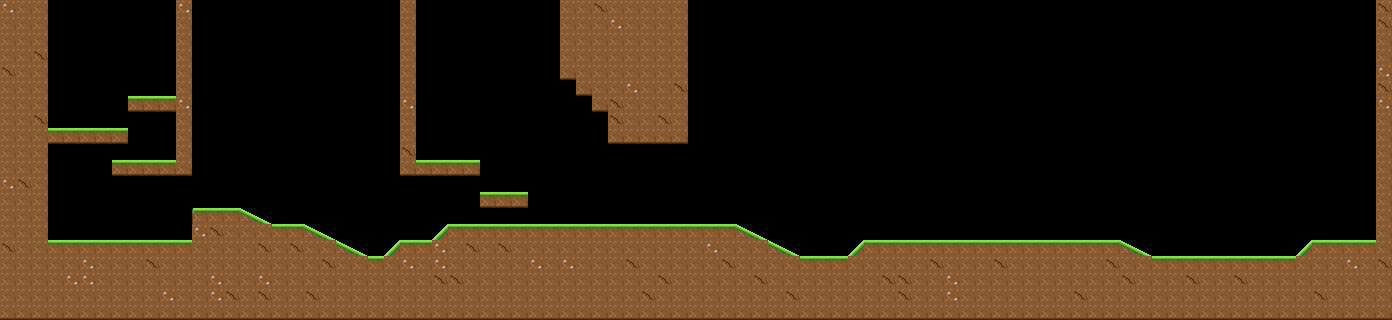

The image is a tile-based game level rendered from a .tmx file. Its description and complete source (layers, tilesets, objects, tile grids) follow:
An orthogonal 87x20 tile map with 16x16 px tiles, 1 tile layer (ground), 2 tilesets and 47 objects (24x gem, 5x door, spawn, switch, egg, ...).

<map version="1.10" orientation="orthogonal" renderorder="right-down" width="87" height="20" tilewidth="16" tileheight="16" infinite="0" nextlayerid="3" nextobjectid="48">
 <properties>
  <property name="title" value="Misty Morning" />
  <property name="music" value="forest" />
  <property name="par" type="int" value="35" />
 </properties>
 <tileset firstgid="1" source="../gen/forest.tsx" />
 <tileset firstgid="101" source="../gen/deco.tsx" />
 <layer id="1" name="ground" width="87" height="20">
  <data encoding="csv">
6,5,5,0,0,0,0,0,0,0,0,6,0,0,0,0,0,0,0,0,0,0,0,0,0,5,0,0,0,0,0,0,0,0,0,5,5,8,5,5,5,5,5,0,0,0,0,0,0,0,0,0,0,0,0,0,0,0,0,0,0,0,0,0,0,0,0,0,0,0,0,0,0,0,0,0,0,0,0,0,0,0,0,0,0,0,8,
5,5,5,0,0,0,0,0,0,0,0,5,0,0,0,0,0,0,0,0,0,0,0,0,0,5,0,0,0,0,0,0,0,0,0,5,5,5,6,5,5,5,5,0,0,0,0,0,0,0,0,0,0,0,0,0,0,0,0,0,0,0,0,0,0,0,0,0,0,0,0,0,0,0,0,0,0,0,0,0,0,0,0,0,0,0,8,
5,5,5,0,0,0,0,0,0,0,0,5,0,0,0,0,0,0,0,0,0,0,0,0,0,5,0,0,0,0,0,0,0,0,0,5,5,5,5,5,5,5,5,0,0,0,0,0,0,0,0,0,0,0,0,0,0,0,0,0,0,0,0,0,0,0,0,0,0,0,0,0,0,0,0,0,0,0,0,0,0,0,0,0,0,0,5,
5,5,8,0,0,0,0,0,0,0,0,5,0,0,0,0,0,0,0,0,0,0,0,0,0,5,0,0,0,0,0,0,0,0,0,5,5,5,5,5,5,5,5,0,0,0,0,0,0,0,0,0,0,0,0,0,0,0,0,0,0,0,0,0,0,0,0,0,0,0,0,0,0,0,0,0,0,0,0,0,0,0,0,0,0,0,5,
8,5,5,0,0,0,0,0,0,0,0,5,0,0,0,0,0,0,0,0,0,0,0,0,0,5,0,0,0,0,0,0,0,0,0,7,5,5,5,5,5,5,5,0,0,0,0,0,0,0,0,0,0,0,0,0,0,0,0,0,0,0,0,0,0,0,0,0,0,0,0,0,0,0,0,0,0,0,0,0,0,0,0,0,0,0,6,
5,5,5,0,0,0,0,0,0,0,0,5,0,0,0,0,0,0,0,0,0,0,0,0,0,5,0,0,0,0,0,0,0,0,0,0,7,5,5,6,5,5,8,0,0,0,0,0,0,0,0,0,0,0,0,0,0,0,0,0,0,0,0,0,0,0,0,0,0,0,0,0,0,0,0,0,0,0,0,0,0,0,0,0,0,0,8,
5,5,5,0,0,0,0,0,4,4,4,6,0,0,0,0,0,0,0,0,0,0,0,0,0,6,0,0,0,0,0,0,0,0,0,0,0,7,8,5,5,5,5,0,0,0,0,0,0,0,0,0,0,0,0,0,0,0,0,0,0,0,0,0,0,0,0,0,0,0,0,0,0,0,0,0,0,0,0,0,0,0,0,0,0,0,6,
5,5,8,0,0,0,0,0,0,0,0,5,0,0,0,0,0,0,0,0,0,0,0,0,0,5,0,0,0,0,0,0,0,0,0,0,0,0,8,5,5,8,5,0,0,0,0,0,0,0,0,0,0,0,0,0,0,0,0,0,0,0,0,0,0,0,0,0,0,0,0,0,0,0,0,0,0,0,0,0,0,0,0,0,0,0,5,
5,5,5,4,4,4,4,4,0,0,0,5,0,0,0,0,0,0,0,0,0,0,0,0,0,5,0,0,0,0,0,0,0,0,0,0,0,0,7,7,7,7,7,0,0,0,0,0,0,0,0,0,0,0,0,0,0,0,0,0,0,0,0,0,0,0,0,0,0,0,0,0,0,0,0,0,0,0,0,0,0,0,0,0,0,0,5,
5,5,5,0,0,0,0,0,0,0,0,5,0,0,0,0,0,0,0,0,0,0,0,0,0,8,0,0,0,0,0,0,0,0,0,0,0,0,0,0,0,0,0,0,0,0,0,0,0,0,0,0,0,0,0,0,0,0,0,0,0,0,0,0,0,0,0,0,0,0,0,0,0,0,0,0,0,0,0,0,0,0,0,0,0,0,5,
5,5,5,0,0,0,0,4,4,4,4,7,0,0,0,0,0,0,0,0,0,0,0,0,0,7,4,4,4,4,0,0,0,0,0,0,0,0,0,0,0,0,0,0,0,0,0,0,0,0,0,0,0,0,0,0,0,0,0,0,0,0,0,0,0,0,0,0,0,0,0,0,0,0,0,0,0,0,0,0,0,0,0,0,0,0,5,
6,8,5,0,0,0,0,0,0,0,0,0,0,0,0,0,0,0,0,0,0,0,0,0,0,0,0,0,0,0,0,0,0,0,0,0,0,0,0,0,0,0,0,0,0,0,0,0,0,0,0,0,0,0,0,0,0,0,0,0,0,0,0,0,0,0,0,0,0,0,0,0,0,0,0,0,0,0,0,0,0,0,0,0,0,0,5,
5,5,5,0,0,0,0,0,0,0,0,0,0,0,0,0,0,0,0,0,0,0,0,0,0,0,0,0,0,0,4,4,4,0,0,0,0,0,0,0,0,0,0,0,0,0,0,0,0,0,0,0,0,0,0,0,0,0,0,0,0,0,0,0,0,0,0,0,0,0,0,0,0,0,0,0,0,0,0,0,0,0,0,0,0,0,5,
5,5,5,0,0,0,0,0,0,0,0,0,2,1,1,13,14,0,0,0,0,0,0,0,0,0,0,0,0,0,0,0,0,0,0,0,0,0,0,0,0,0,0,0,0,0,0,0,0,0,0,0,0,0,0,0,0,0,0,0,0,0,0,0,0,0,0,0,0,0,0,0,0,0,0,0,0,0,0,0,0,0,0,0,0,0,5,
5,5,5,0,0,0,0,0,0,0,0,0,6,8,5,5,5,1,1,13,14,0,0,0,0,0,0,9,1,1,1,1,1,1,1,1,1,1,1,1,1,1,1,1,1,1,13,14,0,0,0,0,0,0,0,0,0,0,0,0,0,0,0,0,0,0,0,0,0,0,0,0,0,0,0,0,0,0,0,0,0,0,0,0,0,0,5,
8,5,5,1,1,1,1,1,1,1,1,1,5,5,5,5,8,5,8,5,5,13,14,0,9,1,1,6,5,8,5,8,5,5,5,5,5,5,5,5,5,5,5,5,6,5,5,5,13,14,0,0,0,9,1,1,1,1,1,1,1,1,1,1,1,1,1,1,1,1,13,14,0,0,0,0,0,0,0,0,0,9,1,1,1,1,5,
5,5,5,5,5,6,5,5,5,8,5,5,5,5,5,5,5,5,5,5,8,5,5,1,5,6,5,6,5,5,5,5,5,6,5,6,5,5,5,8,5,5,5,5,5,8,5,5,5,5,1,1,1,5,5,5,5,5,8,5,5,5,8,5,5,5,5,5,5,8,5,5,1,1,1,1,1,1,1,1,1,5,5,5,6,5,8,
5,5,5,5,6,6,5,5,5,5,5,5,5,6,5,5,6,5,5,5,5,5,5,5,5,5,5,8,8,5,5,5,5,5,5,5,5,5,5,5,5,8,5,5,5,5,5,8,5,5,5,5,5,5,5,8,8,5,5,6,5,5,5,5,5,5,5,5,5,5,8,5,5,5,8,5,5,8,5,5,5,5,5,5,5,5,5,
5,5,5,5,5,5,5,5,5,5,6,5,5,6,8,5,8,5,5,8,5,5,5,5,5,5,5,5,5,5,5,5,5,5,5,5,5,5,5,5,8,5,5,5,5,5,5,5,5,8,5,5,5,5,5,5,8,5,5,6,5,5,5,5,5,5,5,8,5,5,5,5,5,5,5,5,5,5,5,5,5,5,8,5,5,5,5,
7,7,7,7,7,7,7,7,7,7,7,7,7,7,7,7,7,7,7,7,7,7,7,7,7,7,7,7,7,7,7,7,7,7,7,7,7,7,7,7,7,7,7,7,7,7,7,7,7,7,7,7,7,7,7,7,7,7,7,7,7,7,7,7,7,7,7,7,7,7,7,7,7,7,7,7,7,7,7,7,7,7,7,7,7,7,7
</data>
 </layer>
 <objectgroup id="2" name="objects">
  <object id="1" name="spawn" type="spawn" x="152" y="96">
   <point />
  </object>
  <object id="2" name="gem" type="gem" x="64" y="112" width="16" height="16" />
  <object id="3" name="switch" type="switch" x="432" y="144" width="16" height="16">
   <properties>
    <property name="target" value="gate" />
   </properties>
  </object>
  <object id="4" name="gem" type="gem" x="448" y="144" width="16" height="16" />
  <object id="5" name="gate" type="door" x="640" y="144" width="16" height="16" />
  <object id="6" name="egg" type="egg" x="1008" y="144" width="16" height="16" />
  <object id="7" name="gem" type="gem" x="368" y="160" width="16" height="16" />
  <object id="8" name="gate" type="door" x="640" y="160" width="16" height="16" />
  <object id="9" name="gem" type="gem" x="192" y="176" width="16" height="16" />
  <object id="10" name="gem" type="gem" x="224" y="176" width="16" height="16" />
  <object id="11" name="gem" type="gem" x="352" y="176" width="16" height="16" />
  <object id="12" name="gem" type="gem" x="384" y="176" width="16" height="16" />
  <object id="13" name="gem" type="gem" x="448" y="176" width="16" height="16" />
  <object id="14" name="gem" type="gem" x="496" y="176" width="16" height="16" />
  <object id="15" name="gate" type="door" x="640" y="176" width="16" height="16" />
  <object id="16" name="gate" type="door" x="640" y="192" width="16" height="16" />
  <object id="17" name="gem" type="gem" x="976" y="192" width="16" height="16" />
  <object id="18" name="gem" type="gem" x="272" y="208" width="16" height="16" />
  <object id="19" name="gem" type="gem" x="448" y="208" width="16" height="16" />
  <object id="20" name="gate" type="door" x="640" y="208" width="16" height="16" />
  <object id="21" name="gem" type="gem" x="672" y="208" width="16" height="16" />
  <object id="22" name="checkpoint" type="checkpoint" x="696" y="192" width="32" height="32" />
  <object id="23" name="gem" type="gem" x="944" y="208" width="16" height="16" />
  <object id="24" name="gem" type="gem" x="1088" y="208" width="16" height="16" />
  <object id="25" name="gem" type="gem" x="64" y="224" width="16" height="16" />
  <object id="26" name="gem" type="gem" x="160" y="224" width="16" height="16" />
  <object id="27" name="gem" type="gem" x="336" y="224" width="16" height="16" />
  <object id="28" name="gem" type="gem" x="768" y="224" width="16" height="16" />
  <object id="29" name="gem" type="gem" x="896" y="224" width="16" height="16" />
  <object id="30" name="mole" type="mole" x="1008" y="224" width="16" height="16" />
  <object id="31" name="machine" type="machine" x="1054" y="212" width="20" height="28" />
  <object id="32" name="gem" type="gem" x="1120" y="224" width="16" height="16" />
  <object id="33" name="exit" type="exit" x="1336" y="208" width="32" height="32" />
  <object id="34" name="gem" type="gem" x="832" y="240" width="16" height="16" />
  <object id="35" name="gem" type="gem" x="1184" y="240" width="16" height="16" />
  <object id="36" name="gem" type="gem" x="1280" y="240" width="16" height="16" />
  <object id="37" gid="105" x="80" y="128" width="16" height="16" />
  <object id="38" gid="102" x="144" y="160" width="16" height="16" />
  <object id="39" gid="101" x="192" y="208" width="16" height="16" />
  <object id="40" gid="107" x="400" y="240" width="16" height="16" />
  <object id="41" gid="108" x="416" y="240" width="16" height="16" />
  <object id="42" gid="107" x="800" y="256" width="16" height="16" />
  <object id="43" gid="108" x="816" y="256" width="16" height="16" />
  <object id="44" gid="104" x="912" y="240" width="16" height="16" />
  <object id="45" gid="101" x="976" y="240" width="16" height="16" />
  <object id="46" gid="103" x="1200" y="256" width="16" height="16" />
  <object id="47" gid="102" x="1248" y="256" width="16" height="16" />
 </objectgroup>
</map>
